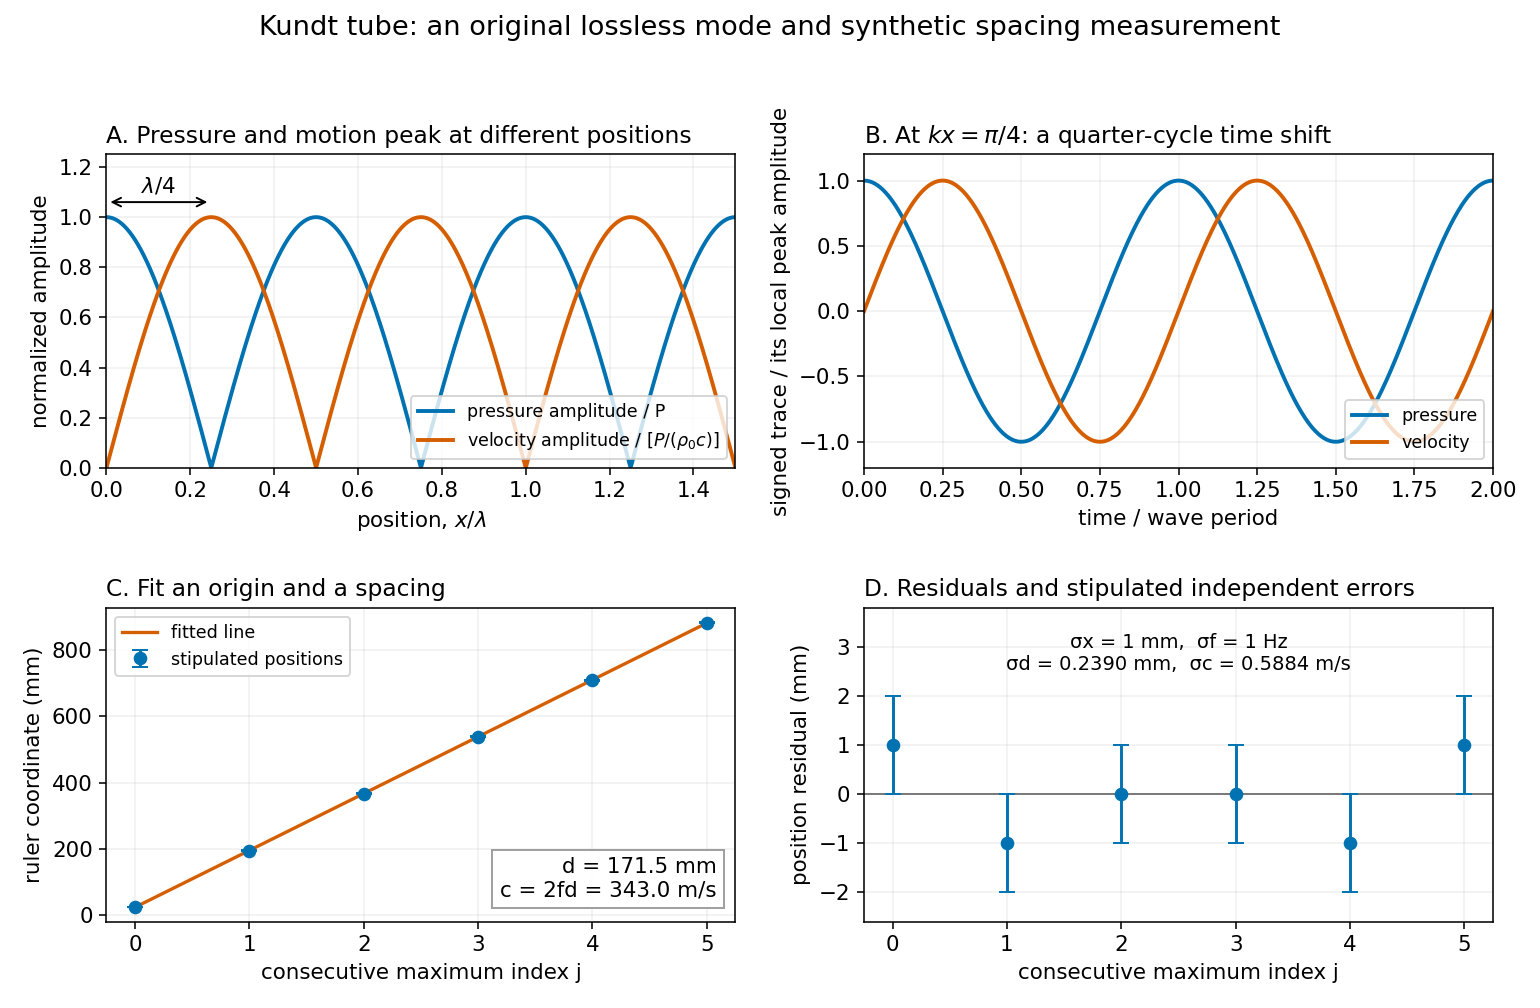

This chart was generated by the following Python code:
"""Original closed-tube acoustic mode and explicitly synthetic position fit.

Run from the output directory. Produces the matching opaque white PNG.
Tested with Python 3.14, NumPy 2.3.5 and Matplotlib 3.10.7.
"""

from pathlib import Path

import matplotlib.pyplot as plt
import numpy as np


def fields(x, t, *, pressure=1.0, density=1.2, speed=343.0, frequency=1000.0):
    omega = 2 * np.pi * frequency
    k = omega / speed
    p = pressure * np.cos(k * np.asarray(x)) * np.cos(omega * np.asarray(t))
    u = pressure / (density * speed) * np.sin(k * np.asarray(x)) * np.sin(omega * np.asarray(t))
    return p, u


def example():
    j = np.arange(6)
    residuals = np.array([1, -1, 0, 0, -1, 1]) * 0.001
    positions = 0.024 + 0.1715 * j + residuals
    design = np.column_stack((np.ones(j.size), j))
    intercept, spacing = np.linalg.lstsq(design, positions, rcond=None)[0]
    frequency = 1000.0
    sigma_spacing = 0.001 / np.sqrt(np.sum((j - j.mean())**2))
    sigma_speed = np.hypot(2 * frequency * sigma_spacing, 2 * spacing * 1.0)
    return j, positions, intercept, spacing, sigma_spacing, sigma_speed


def main():
    plt.rcParams.update({"font.size": 11, "axes.titlesize": 12})
    fig, axes = plt.subplots(2, 2, figsize=(11, 7.2), facecolor="white")
    ax = axes[0, 0]
    s = np.linspace(0, 1.5, 700)
    ax.plot(s, np.abs(np.cos(2 * np.pi * s)), color="#0072B2", lw=2,
            label="pressure amplitude / P")
    ax.plot(s, np.abs(np.sin(2 * np.pi * s)), color="#D55E00", lw=2,
            label=r"velocity amplitude / $[P/(\rho_0c)]$")
    ax.annotate("", xy=(0.25, 1.06), xytext=(0, 1.06),
                arrowprops={"arrowstyle": "<->"})
    ax.text(0.125, 1.1, r"$\lambda/4$", ha="center")
    ax.set(xlim=(0, 1.5), ylim=(0, 1.25), xlabel=r"position, $x/\lambda$",
           ylabel="normalized amplitude")
    ax.set_title("A. Pressure and motion peak at different positions", loc="left")
    ax.legend(fontsize=9, loc="lower right")
    ax = axes[0, 1]
    tau = np.linspace(0, 2, 700)
    ax.plot(tau, np.cos(2 * np.pi * tau), color="#0072B2", lw=2, label="pressure")
    ax.plot(tau, np.sin(2 * np.pi * tau), color="#D55E00", lw=2, label="velocity")
    ax.set(xlim=(0, 2), ylim=(-1.2, 1.2), xlabel="time / wave period",
           ylabel="signed trace / its local peak amplitude")
    ax.set_title(r"B. At $kx=\pi/4$: a quarter-cycle time shift", loc="left")
    ax.legend(fontsize=9, loc="lower right")
    j, positions, a, d, sigma_d, sigma_c = example()
    ax = axes[1, 0]
    ax.errorbar(j, positions * 1000, yerr=np.ones(j.size), fmt="o",
                capsize=4, color="#0072B2", label="stipulated positions")
    ax.plot(j, (a + d * j) * 1000, color="#D55E00", lw=1.7, label="fitted line")
    ax.set(xlabel="consecutive maximum index j", ylabel="ruler coordinate (mm)")
    ax.set_title("C. Fit an origin and a spacing", loc="left")
    ax.legend(fontsize=9, loc="upper left")
    ax.text(0.97, 0.08,
            f"d = {d * 1000:.1f} mm\nc = 2fd = {2 * 1000 * d:.1f} m/s",
            transform=ax.transAxes, ha="right",
            bbox={"facecolor": "white", "edgecolor": "#999999", "alpha": 0.95})
    ax = axes[1, 1]
    residual = (positions - a - d * j) * 1000
    ax.axhline(0, color="#777777", lw=1)
    ax.errorbar(j, residual, yerr=np.ones(j.size), fmt="o",
                capsize=4, color="#0072B2")
    ax.set(xlabel="consecutive maximum index j", ylabel="position residual (mm)",
           ylim=(-2.6, 3.8))
    ax.set_title("D. Residuals and stipulated independent errors", loc="left")
    ax.text(0.5, 0.92,
            f"σx = 1 mm,  σf = 1 Hz\nσd = {sigma_d * 1000:.4f} mm,  σc = {sigma_c:.4f} m/s",
            transform=ax.transAxes, ha="center", va="top", fontsize=10)
    for ax in axes.flat:
        ax.grid(alpha=0.18)
    fig.suptitle("Kundt tube: an original lossless mode and synthetic spacing measurement",
                 fontsize=14, y=0.985)
    fig.tight_layout(rect=(0, 0, 1, 0.95), h_pad=2.0, w_pad=1.6)
    fig.savefig(Path.cwd() / Path(__file__).with_suffix(".png").name,
                dpi=140, facecolor="white")
    plt.close(fig)


if __name__ == "__main__":
    main()
